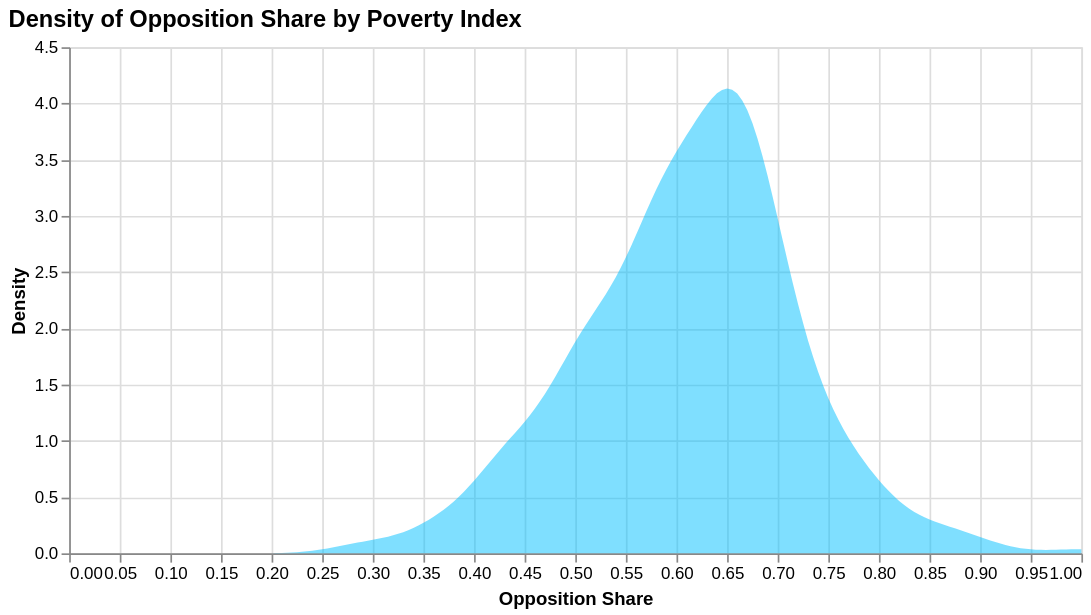

Source (Vega-Lite JSON):
### Vega-Lite specification from a JSON file in a GitHub repository (floating-point values rounded to 4 significant figures; data arrays with more than 128 entries replaced by an {"elided": "..."} marker saying what was removed)
{"$schema": "https://vega.github.io/schema/vega-lite/v5.8.0.json", "title": {"text": "Density of Opposition Share by Poverty Index", "anchor": "start", "color": "black", "fontSize": 14}, "width": 600, "height": 300, "data": {"name": "data-3d85ea1994cdc7d8330144c68b9fee54"}, "params": [{"name": "minPovertyIndex", "value": 0, "bind": {"input": "range", "min": 0, "max": 1, "step": 0.01, "name": "Min Poverty Index:"}}, {"name": "maxPovertyIndex", "value": 1, "bind": {"input": "range", "min": 0, "max": 1, "step": 0.01, "name": "Max Poverty Index:"}}], "transform": [{"filter": "datum.prop_poors >= minPovertyIndex && datum.prop_poors <= maxPovertyIndex"}, {"density": "opp_share", "extent": [0, 1]}], "mark": {"type": "area", "color": "#00BFFF", "opacity": 0.5}, "encoding": {"x": {"field": "value", "type": "quantitative", "title": "Opposition Share"}, "y": {"field": "density", "type": "quantitative", "title": "Density", "stack": "zero"}}, "datasets": {"data-3d85ea1994cdc7d8330144c68b9fee54": {"elided": "345 records"}}}
